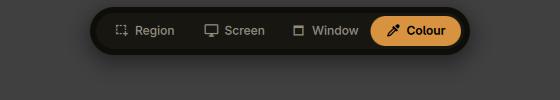
#> input picture assets/plugins/color-picker.png, 560 x 100 px; its folder holds only this picture in this run
$ python -i oled.py   (imports and definitions only)
#> lines starting #> are read from the running program, lines starting #| are printed output that depends on the picture; after the words box and inside, x2 and y2 are one past the last pixel; in counts of white or black regions, pixels touching at a corner belong together
"""What the Apex's 128×40 OLED shows while the shell drives it: frames drawn
with Pillow and packed the way the keyboard takes them (five pages of 128
columns, a byte a column of eight rows, bit 0 on top)."""

import os
import subprocess
import time

from PIL import Image, ImageDraw, ImageFont, ImageOps

W, H = 128, 40


def _font_file(pattern):
    try:
        path = subprocess.run(["fc-match", "-f", "%{file}", pattern], capture_output=True, text=True, timeout=3).stdout
        if path and os.path.exists(path):
            return path
    except (OSError, subprocess.SubprocessError):
        pass
    return None


# [1 line that did not run here, left out]
_FONTS = {}


# [24 lines left out: functions font, pack, not called in this run]


def unpack(frame):
    """The 640 bytes -> rows of 0/1, for the page's preview."""
    return [[(frame[(y // 8) * 128 + x] >> (y % 8)) & 1 for x in range(W)] for y in range(H)]


def canvas():
    image = Image.new("1", (W, H), 0)
    return image, ImageDraw.Draw(image)


# [111 lines left out: functions fit, ellipsize, scrolling, clock, media, system and 3 more, not called in this run]


def picture(path, invert=False, threshold=None):
    """Any picture, fitted into 128×40 and dithered (or cut at threshold)."""
#> called with path = '../../assets/plugins/color-picker.png', invert = False
    with Image.open(path) as source:
#> source is the input picture: PIL image 560x100 RGB; mean R, G, B 57.2, 54.1, 49.2
        source = ImageOps.exif_transpose(source).convert("RGBA")
#> source: PIL image 560x100 RGBA
        flat = Image.new("RGBA", source.size, (0, 0, 0, 255))
        flat.alpha_composite(source)
        gray = flat.convert("L")
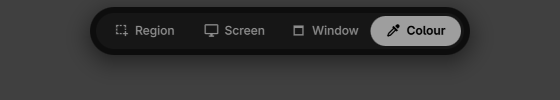
#> gray: PIL image 560x100 L; min 0, max 158, mean 54.5
    gray = ImageOps.contain(gray, (W, H), Image.Resampling.LANCZOS)
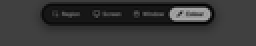
#> gray: PIL image 128x23 L (shown 2 times larger); min 2, max 173, mean 54.6
    if invert:
        gray = ImageOps.invert(gray)
    board = Image.new("L", (W, H), 0)
#> board: PIL image 128x40 L; every value is 0
    board.paste(gray, ((W - gray.width) // 2, (H - gray.height) // 2))
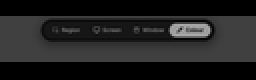
#> board: PIL image 128x40 L (shown 2 times larger); min 0, max 173, mean 31.4
    if threshold is None:
        return board.convert("1")  # Floyd–Steinberg
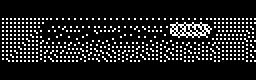
#> returned value: PIL image 128x40 1 (shown 2 times larger); 12% white in thin lines or dots, all inside (x1, y1, x2, y2) = (1, 9, 128, 31)
    return board.point(lambda v: 255 if v >= threshold else 0).convert("1")


# [67 lines left out: functions cpu_sampler, memory_share, temperature, macro, not called in this run]

>>> result = picture('../../assets/plugins/color-picker.png')
